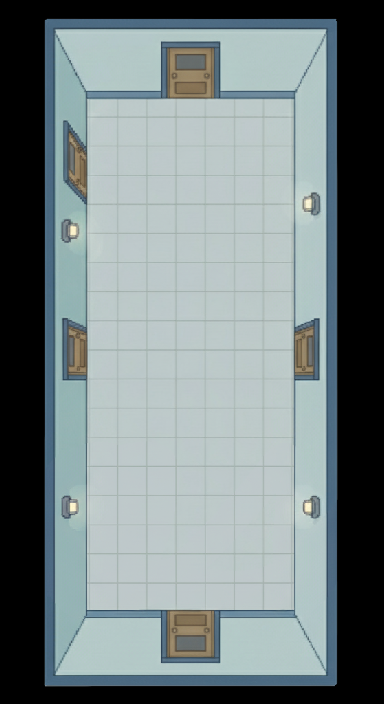

Below is a game level as drawn by its tile map, then a one-line description and the .tmx file that defines it, in full:
An orthogonal 6x11 tile map with 64x64 px tiles, 1 tile layer (ground) and 12 objects (hall_blue, hall_red, hall_yellow, from_room1, from_red, ...).

<map version="1.10" tiledversion="1.11.2" orientation="orthogonal" renderorder="right-down" width="6" height="11" tilewidth="64" tileheight="64" infinite="0" nextlayerid="7" nextobjectid="25">
 <tileset firstgid="65" source="hall.tsx" />
 <layer id="1" name="ground" width="6" height="11">
  <data encoding="csv">
65,66,67,68,69,70,
71,72,73,74,75,76,
77,78,79,80,81,82,
83,84,85,86,87,88,
89,90,91,92,93,94,
95,96,97,98,99,100,
101,102,103,104,105,106,
107,108,109,110,111,112,
113,114,115,116,117,118,
119,120,121,122,123,124,
125,126,127,128,129,130
</data>
 </layer>
 <objectgroup id="4" name="teleport">
  <object id="11" name="hall_blue" x="88.333" y="150.75" width="39.4167" height="50.3333">
   <properties>
    <property name="target_map" value="asset/blue/blue.tmx" />
    <property name="target_spawn_point" value="from_hall" />
   </properties>
  </object>
  <object id="16" name="hall_red" x="88.333" y="329.083" width="38.25" height="49.3333">
   <properties>
    <property name="target_map" value="asset/red/red.tmx" />
    <property name="target_spawn_point" value="from_hall" />
   </properties>
  </object>
  <object id="17" name="hall_yellow" x="256.333" y="326.667" width="36.6667" height="52">
   <properties>
    <property name="target_map" value="asset/yellow/yellow.tmx" />
    <property name="target_spawn_point" value="from_hall" />
   </properties>
  </object>
 </objectgroup>
 <objectgroup id="5" name="entry_point">
  <object id="18" name="from_room1" x="192" y="576">
   <point />
  </object>
  <object id="19" name="from_red" x="128" y="355">
   <point />
  </object>
  <object id="20" name="from_blue" x="127.167" y="180.583">
   <point />
  </object>
  <object id="22" name="from_yellow" x="256" y="355">
   <point />
  </object>
 </objectgroup>
 <objectgroup id="2" name="collision">
  <object id="1" x="81.5" y="19.6667" width="210.667" height="79.25" />
  <object id="2" x="45.6667" y="21" width="41.6667" height="663" />
  <object id="3" x="87.1512" y="610.242" width="207.182" height="75.2424" />
  <object id="6" x="293.792" y="18.5833" width="43.125" height="667.625" />
 </objectgroup>
 <objectgroup id="3" name="interact">
  <object id="23" name="end" x="164" y="100.667" width="54" height="34.6667" />
 </objectgroup>
</map>
